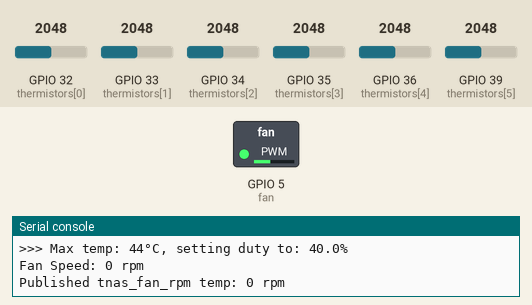
Simulated run of this program. Board: ESP32 board running MicroPython. Shown: switched loads named in the program (green lamp = pin HIGH), the last lines printed to the serial console. The test bench sets the inputs (shaded band); at power-on: GPIO 32 (thermistors[0]) = 2048, GPIO 33 (thermistors[1]) = 2048, GPIO 34 (thermistors[2]) = 2048, GPIO 35 (thermistors[3]) = 2048, GPIO 36 (thermistors[4]) = 2048, GPIO 39 (thermistors[5]) = 2048 (analog values on the 0–4095 scale). WiFi joins after 1.5 s; no MQTT or app messages arrive unless stated; files that are not in the repository are absent; library files of the repository ran but are not shown: secrets.py.

Above: at 3.2 s.
3.3 s: GPIO 32 (thermistors[0]) set to 1228
At 5.0 s:
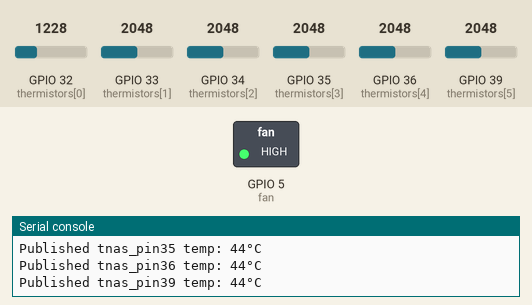
5.5 s: GPIO 32 (thermistors[0]) set to 2866
At 6.6 s:
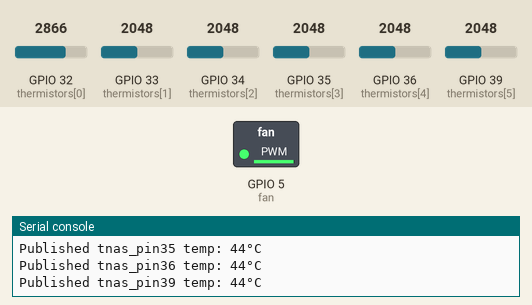
Timing chart, 0 to 8.5 s (numbered marks = the images above; inputs shaded):
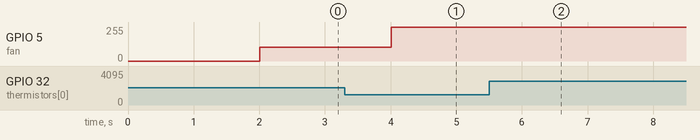

The program:

main.py
```python
# region import libraries
import gc
import network
import uasyncio
import ujson
import math
from umqtt.simple import MQTTClient
from utime import sleep
from machine import ADC, Pin, PWM
import secrets
# endregion

# region constants
BETA = 3950  # Beta value for thermistor
R_REF = 10000  # Reference resistor value
V_SUPPLY = 5.0  # Supply voltage (5V for ESP32)
DELTA_C = 0 # Temperature measurement correction
THERMISTOR_PINS = [32, 33, 34, 35, 36, 39]  # List of thermistor ADC pins
SETTINGS = {    # PWM Duty depending on max temperature
    0:  30,
    10: 34,
    15: 38,
    20: 42,
    30: 43,
    40: 44,
    50: 45,
    60: 46,
    70: 47,
    80: 48,
    90: 49,
    100: 50
}
# endregion

# Global variables
fan = PWM(Pin(5))  # Fan PWM control
thermistor_temps = {}  # To store temperatures for each pin
temp_C_max = 40  # Initial max temperature
duty = 33.3  # Initial duty cycle
RPM_PIN = 23  # Change if using a different GPIO pin
pulse_count = 0 # Initial pulse count
rpm = 0 # Initial rpm count


# Initialize thermistors
thermistors = [ADC(Pin(pin, Pin.IN)) for pin in THERMISTOR_PINS]
for t in thermistors:
    t.atten(ADC.ATTN_11DB)  # Set attenuation for full range (0-3.3V)

# Initialize fan
fan.duty(int(duty) * 1023 // 100)  # Initial duty cycle

# Initialize rpm pin with pull-up resistor manually
rpm_sensor = Pin(RPM_PIN, Pin.IN, pull=Pin.PULL_UP)


# region fan control
def set_duty(temp):
    global duty, SETTINGS
    if temp < SETTINGS[0]:
        newduty = 0
    elif temp > SETTINGS[100]:
        newduty = 100
    else:
        items = sorted(SETTINGS.items(), key=lambda item: item[1])
        for i in range(len(items) - 1):
            duty_low, temp_low = items[i]
            duty_upp, temp_upp = items[i + 1]
            if temp_low <= temp <= temp_upp:
                newduty = (duty_low + (temp - temp_low) * (duty_upp - duty_low) / (temp_upp - temp_low))
    if newduty < duty:
        duty = duty - 0.1
        if duty < 0:
            duty = 0
    else:
        duty = newduty
    fan.duty(int(duty) * 1023 // 100)
    print(f">>> Max temp: {temp}°C, setting duty to: {duty}%")
def fan_control():
    set_duty(temp_C_max)
    gc.collect()
# endregion


# region read settings
def read_fan_settings(filename="/settings.cfg"): # try read settings from settings.cfg
    global SETTINGS
    try:
        with open(filename, "r") as f:
            new_settings = {}
            for line in f:
                line = line.strip()
                if "=" in line and not line.startswith("#"):
                    try:
                        pwm, temp = line.split("=")
                        new_settings[int(pwm)] = int(temp)
                    except ValueError:
                        print(f"Skipping invalid line: {line}")
            if new_settings:
                SETTINGS = dict(sorted(new_settings.items()))
            else:
                print("Invalid file format. Using defaults.")
    except OSError:
        print("Error: settings.cfg not found. Using defaults.")

    gc.collect()
# endregion


# region thermistor readings
async def read_temps():
    global temp_C_max
    while True:
        temperatures = []
        for i, thermistor in enumerate(thermistors):
            pin = THERMISTOR_PINS[i]
            voltage = thermistor.read_uv() / 1_000_000
            resistance = R_REF * voltage / (V_SUPPLY - voltage) if voltage > 0 else float("inf")
            try:
                temp_K = 1 / ((math.log(resistance / R_REF) / BETA) + (1 / (273.15 + 25)))
                temp_C = temp_K - 273.15 + DELTA_C
            except ValueError:
                temp_C = 40 # If math fails assume temp 40C

            thermistor_temps[pin] = int(temp_C)
            temperatures.append(temp_C)

        print(thermistor_temps)
        temp_C_max = max((t for t in thermistor_temps.values() if t is not None), default=40)

        fan_control()
        await uasyncio.sleep(1)  # Sleep to yield control
# endregion


# region wifi connect
async def wifi_connect():
    sta_if = network.WLAN(network.STA_IF)
    while True:
        if not sta_if.isconnected():
            print('Connecting to network...')
            sta_if.active(False)
            await uasyncio.sleep(60)
            sta_if.active(True)
            sta_if.connect(secrets.WIFI_SSID, secrets.WIFI_PWD)

        if sta_if.isconnected():
            print('Network config:', sta_if.ifconfig())

        await uasyncio.sleep(60)
# endregion

# region mqtt publish

async def mqtt_publish():
    sta_if = network.WLAN(network.STA_IF)
    global duty, rpm

    # Wait for WiFi connection
    while not sta_if.isconnected():
        print("Waiting for WiFi...")
        await uasyncio.sleep(30)

    mqtt_client = MQTTClient("esp32_client", secrets.MQTT_SRV, user=secrets.MQTT_USR, password=secrets.MQTT_PWD)
    try:
        mqtt_client.connect()
        print("Connected to MQTT broker")

        while True:
            if sta_if.isconnected():
                # Publish fan frequency, rpm
                discovery_topic = f"homeassistant/sensor/tnas_fan_rpm/config"
                discovery_payload = {
                    "name": f"Truenas tnas_fan_rpm sensor",
                    "state_topic": f"homeassistant/sensor/tnas_fan_rpm/freq",
                    "unique_id": f"tnas_fan_rpm",
                    "expire_after": 60,
                    "state_class": "measurement"
                }
                discovery_message = ujson.dumps(discovery_payload)
                mqtt_client.publish(discovery_topic, discovery_message)
                mqtt_client.publish(f"homeassistant/sensor/tnas_fan_rpm/freq", str(int(rpm)))
                print(f"Published tnas_fan_rpm temp: {int(rpm)} rpm")
                await uasyncio.sleep(0.1)


                # Publish initial availability status
                mqtt_client.publish(f"homeassistant/sensor/tnas_fan_duty/availability", "online")
                # Publish fan pwm duty, %
                discovery_topic = f"homeassistant/sensor/tnas_fan_duty/config"
                discovery_payload = {
                    "name": f"Truenas tnas_fan_duty sensor",
                    "state_topic": f"homeassistant/sensor/tnas_fan_duty/pwr",
                    "unit_of_measurement": "%",
                    "device_class": "power_factor",
                    "unique_id": f"tnas_fan_duty",
                    "expire_after": 60
                }
                discovery_message = ujson.dumps(discovery_payload)
                mqtt_client.publish(discovery_topic, discovery_message)
                mqtt_client.publish(f"homeassistant/sensor/tnas_fan_duty/pwr", str(duty))
                print(f"Published tnas_fan_duty: {duty}%")
                await uasyncio.sleep(0.1)

                # Publish thermistor data
                for key, temp in thermistor_temps.items():
                    discovery_topic = f"homeassistant/sensor/tnas_pin{key}/config"
                    discovery_payload = {
                        "name": f"Truenas pin{key} sensor",
                        "state_topic": f"homeassistant/sensor/tnas_pin{key}/temp",
                        "unit_of_measurement": "\u00B0C",  # safer than literal "°C"
                        "device_class": "temperature",
                        "unique_id": f"tnas_pin{key}_temp",
                        "expire_after": 60
                    }
                    discovery_message = ujson.dumps(discovery_payload)
                    mqtt_client.publish(discovery_topic, discovery_message.encode("utf-8")) # must encode in UTF-8 for it to work
                    mqtt_client.publish(f"homeassistant/sensor/tnas_pin{key}/temp", str(temp))
                    print(f"Published tnas_pin{key} temp: {temp}°C")

                gc.collect()
                await uasyncio.sleep(0.8)


            else:
                print("No WiFi, reconnecting...")
                await uasyncio.sleep(30)

    except OSError as e:
        print(f"MQTT Error: {e}")
        await uasyncio.sleep(30)  # Retry after delay
        uasyncio.create_task(mqtt_publish())  # Restart function if MQTT fails
        await uasyncio.sleep(30)
# endregion

# region rpm read
def rpm_interrupt(pin):
    global pulse_count
    pulse_count += 1  # Count each falling edge

rpm_sensor.irq(trigger=Pin.IRQ_FALLING, handler=rpm_interrupt)

async def measure_rpm():
    global pulse_count
    global rpm
    while True:
        rpm = (pulse_count / 2) * 60  # Convert to RPM (assuming 2 pulses per rev)
        print(f"Fan Speed: {int(rpm)} rpm")
        pulse_count = 0
        await uasyncio.sleep(1)
# endregion


# region event loops
def start_event_loops():
    event_loop = uasyncio.get_event_loop()
    event_loop.create_task(wifi_connect())
    event_loop.create_task(read_temps())
    event_loop.create_task(mqtt_publish())
    event_loop.create_task(measure_rpm())
    event_loop.run_forever()
# endregion

# region main
if __name__ == "__main__":
    read_fan_settings()  # Read fan settings on startup
    start_event_loops()  # Start the asynchronous event loop
# endregion
```

boot.py
```python
import network
import time
import webrepl
import secrets  # Assuming secrets contains WIFI_SSID and WIFI_PWD

def connect_wifi():
    # Initialize the station interface
    sta_if = network.WLAN(network.STA_IF)
    sta_if.active(True)

    # Connect to the Wi-Fi network
    print("Connecting to WiFi...")
    sta_if.connect(secrets.WIFI_SSID, secrets.WIFI_PWD)

    # Wait until the connection is established
    max_retries = 10
    retries = 0
    while not sta_if.isconnected():
        if retries >= max_retries:
            print("Failed to connect to WiFi, retrying...")
            retries = 0  # Reset retries for the next attempt
        time.sleep(1)
        retries += 1

    # Once connected, print the IP address
    print("Connected to WiFi, IP address:", sta_if.ifconfig()[0])

    webrepl.start()

# Call the function to connect to Wi-Fi
connect_wifi()
```

Measured:
- after the input at 3.3 s, GPIO 5 (fan): 102/255 → 255/255 after 0.71 s
- after the input at 5.5 s, GPIO 5 (fan): 255/255 → 252/255 after 0.51 s
